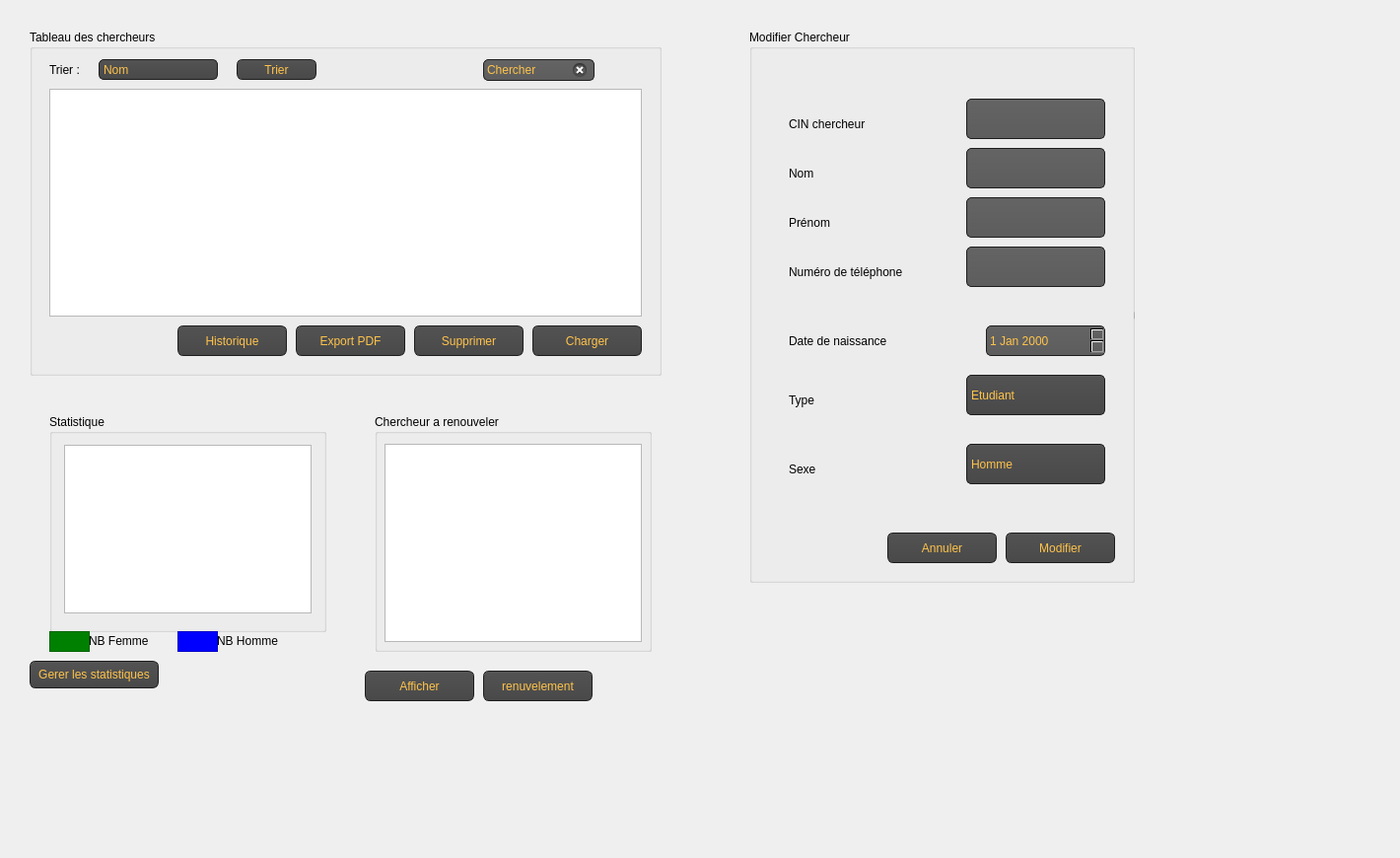
   <widget class="QWidget" name="tab_2">
    <attribute name="title">
     <string>Tables des chercheur</string>
    </attribute>
    <widget class="QLabel" name="label_14">
     <property name="geometry">
      <rect>
       <x>-140</x>
       <y>-60</y>
       <width>1411</width>
       <height>841</height>
      </rect>
     </property>
     <property name="styleSheet">
      <string notr="true">file:///C:/Users/Dell/Downloads/wallpaperflare.com_wallpaper (1).png</string>
     </property>
     <property name="text">
      <string/>
     </property>
     <property name="pixmap">
      <pixmap>../../../Downloads/wallpaperflare.com_wallpaper (1).png</pixmap>
     </property>
    </widget>
    <widget class="QLabel" name="label_15">
     <property name="geometry">
      <rect>
       <x>20</x>
       <y>20</y>
       <width>681</width>
       <height>371</height>
      </rect>
     </property>
     <property name="text">
      <string/>
     </property>
     <property name="pixmap">
      <pixmap>../../qt/Sans titre-1.png</pixmap>
     </property>
    </widget>
    <widget class="QGroupBox" name="groupBox_4">
     <property name="geometry">
      <rect>
       <x>30</x>
       <y>30</y>
       <width>641</width>
       <height>351</height>
      </rect>
     </property>
     <property name="styleSheet">
      <string notr="true">font: 10pt &quot;MS Shell Dlg 2&quot;;</string>
     </property>
     <property name="title">
      <string>Tableau des chercheurs</string>
     </property>
     <widget class="QLabel" name="label_30">
      <property name="geometry">
       <rect>
        <x>10</x>
        <y>20</y>
        <width>621</width>
        <height>321</height>
       </rect>
      </property>
      <property name="styleSheet">
       <string notr="true">font: 8pt &quot;MS Shell Dlg 2&quot;;
font: 75 8pt &quot;MS Shell Dlg 2&quot;;
font: 10pt &quot;Segoe Print&quot;;
font: 12pt &quot;Andalus&quot;;</string>
      </property>
      <property name="text">
       <string/>
      </property>
      <property name="pixmap">
       <pixmap>../../qt/Sans titre.png</pixmap>
      </property>
     </widget>
     <widget class="QTableView" name="tab_chercheur">
      <property name="geometry">
       <rect>
        <x>20</x>
        <y>60</y>
        <width>601</width>
        <height>231</height>
       </rect>
      </property>
     </widget>
     <widget class="QPushButton" name="pushButton_annuler_4">
      <property name="geometry">
       <rect>
        <x>510</x>
        <y>300</y>
        <width>111</width>
        <height>31</height>
       </rect>
      </property>
      <property name="styleSheet">
       <string notr="true">QPushButton
{
    color: #ffc34a;
    background-color: QLinearGradient( x1: 0, y1: 0, x2: 0, y2: 1, stop: 0 #565656, stop: 0.1 #525252, stop: 0.5 #4e4e4e, stop: 0.9 #4a4a4a, stop: 1 #464646);
    border-width: 1px;
    border-color: #1e1e1e;
    border-style: solid;
    border-radius: 6;
    padding: 3px;
    font-size: 12px;
    padding-left: 5px;
    padding-right: 5px;
}

QPushButton:pressed
{
    background-color: QLinearGradient( x1: 0, y1: 0, x2: 0, y2: 1, stop: 0 #2d2d2d, stop: 0.1 #2b2b2b, stop: 0.5 #292929, stop: 0.9 #282828, stop: 1 #252525);
}</string>
      </property>
      <property name="text">
       <string>Charger</string>
      </property>
     </widget>
     <widget class="QPushButton" name="pushButton_annuler_5">
      <property name="geometry">
       <rect>
        <x>390</x>
        <y>300</y>
        <width>111</width>
        <height>31</height>
       </rect>
      </property>
      <property name="styleSheet">
       <string notr="true">QPushButton
{
    color: #ffc34a;
    background-color: QLinearGradient( x1: 0, y1: 0, x2: 0, y2: 1, stop: 0 #565656, stop: 0.1 #525252, stop: 0.5 #4e4e4e, stop: 0.9 #4a4a4a, stop: 1 #464646);
    border-width: 1px;
    border-color: #1e1e1e;
    border-style: solid;
    border-radius: 6;
    padding: 3px;
    font-size: 12px;
    padding-left: 5px;
    padding-right: 5px;
}

QPushButton:pressed
{
    background-color: QLinearGradient( x1: 0, y1: 0, x2: 0, y2: 1, stop: 0 #2d2d2d, stop: 0.1 #2b2b2b, stop: 0.5 #292929, stop: 0.9 #282828, stop: 1 #252525);
}</string>
      </property>
      <property name="text">
       <string>Supprimer</string>
      </property>
     </widget>
     <widget class="QLabel" name="label_45">
      <property name="geometry">
       <rect>
        <x>20</x>
        <y>20</y>
        <width>51</width>
        <height>41</height>
       </rect>
      </property>
      <property name="styleSheet">
       <string notr="true">font: 75 10pt &quot;MS Shell Dlg 2&quot;;</string>
      </property>
      <property name="text">
       <string>Trier :</string>
      </property>
     </widget>
     <widget class="QComboBox" name="comboBox_tri">
      <property name="geometry">
       <rect>
        <x>70</x>
        <y>30</y>
        <width>121</width>
        <height>21</height>
       </rect>
      </property>
      <property name="styleSheet">
       <string notr="true">QComboBox
{
 color: #ffc34a;
    selection-background-color: #ffaa00;
    background-color: QLinearGradient( x1: 0, y1: 0, x2: 0, y2: 1, stop: 0 #565656, stop: 0.1 #525252, stop: 0.5 #4e4e4e, stop: 0.9 #4a4a4a, stop: 1 #464646);
    border-style: solid;
    border: 1px solid #1e1e1e;
    border-radius: 5;
}

QComboBox:hover,QPushButton:hover
{
    border: 2px solid QLinearGradient( x1: 0, y1: 0, x2: 0, y2: 1, stop: 0 #ffa02f, stop: 1 #d7801a);
}


QComboBox:on
{
    padding-top: 3px;
    padding-left: 4px;
    background-color: QLinearGradient( x1: 0, y1: 0, x2: 0, y2: 1, stop: 0 #2d2d2d, stop: 0.1 #2b2b2b, stop: 0.5 #292929, stop: 0.9 #282828, stop: 1 #252525);
    selection-background-color: #ffaa00;
}

QComboBox QAbstractItemView
{
    border: 2px solid darkgray;
    selection-background-color: QLinearGradient( x1: 0, y1: 0, x2: 0, y2: 1, stop: 0 #ffa02f, stop: 1 #d7801a);
}

QComboBox::drop-down
{
     subcontrol-origin: padding;
     subcontrol-position: top right;
     width: 15px;

     border-left-width: 0px;
     border-left-color: darkgray;
     border-left-style: solid; /* just a single line */
     border-top-right-radius: 3px; /* same radius as the QComboBox */
     border-bottom-right-radius: 3px;
 }

QComboBox::down-arrow
{
     image: url(:/down_arrow.png);
}</string>
      </property>
      <item>
       <property name="text">
        <string>Nom</string>
       </property>
      </item>
      <item>
       <property name="text">
        <string>Date d'insecription</string>
       </property>
      </item>
      <item>
       <property name="text">
        <string>sexe</string>
       </property>
      </item>
     </widget>
     <widget class="QPushButton" name="pushButton_tri">
      <property name="geometry">
       <rect>
        <x>210</x>
        <y>30</y>
        <width>81</width>
        <height>21</height>
       </rect>
      </property>
      <property name="styleSheet">
       <string notr="true">
QPushButton
{
    color: #ffc34a;
    background-color: QLinearGradient( x1: 0, y1: 0, x2: 0, y2: 1, stop: 0 #565656, stop: 0.1 #525252, stop: 0.5 #4e4e4e, stop: 0.9 #4a4a4a, stop: 1 #464646);
    border-width: 1px;
    border-color: #1e1e1e;
    border-style: solid;
    border-radius: 6;
    padding: 3px;
    font-size: 12px;
    padding-left: 5px;
    padding-right: 5px;
}

QPushButton:pressed
{
    background-color: QLinearGradient( x1: 0, y1: 0, x2: 0, y2: 1, stop: 0 #2d2d2d, stop: 0.1 #2b2b2b, stop: 0.5 #292929, stop: 0.9 #282828, stop: 1 #252525);
}</string>
      </property>
      <property name="text">
       <string>Trier</string>
      </property>
     </widget>
     <widget class="QLineEdit" name="lineEdit">
      <property name="geometry">
       <rect>
        <x>460</x>
        <y>30</y>
        <width>113</width>
        <height>22</height>
       </rect>
      </property>
      <property name="styleSheet">
       <string notr="true">QLineEdit
{
color: #ffc34a;
    background-color: QLinearGradient( x1: 0, y1: 0, x2: 0, y2: 1, stop: 0 #4d4d4d, stop: 0 #646464, stop: 1 #5d5d5d);
    padding: 1px;
    border-style: solid;
    border: 1px solid #1e1e1e;
    border-radius: 5;
}</string>
      </property>
      <property name="text">
       <string>Chercher</string>
      </property>
      <property name="clearButtonEnabled">
       <bool>true</bool>
      </property>
     </widget>
     <widget class="QPushButton" name="pushButton_PDF">
      <property name="geometry">
       <rect>
        <x>270</x>
        <y>300</y>
        <width>111</width>
        <height>31</height>
       </rect>
      </property>
      <property name="styleSheet">
       <string notr="true">QPushButton
{
    color: #ffc34a;
    background-color: QLinearGradient( x1: 0, y1: 0, x2: 0, y2: 1, stop: 0 #565656, stop: 0.1 #525252, stop: 0.5 #4e4e4e, stop: 0.9 #4a4a4a, stop: 1 #464646);
    border-width: 1px;
    border-color: #1e1e1e;
    border-style: solid;
    border-radius: 6;
    padding: 3px;
    font-size: 12px;
    padding-left: 5px;
    padding-right: 5px;
}

QPushButton:pressed
{
    background-color: QLinearGradient( x1: 0, y1: 0, x2: 0, y2: 1, stop: 0 #2d2d2d, stop: 0.1 #2b2b2b, stop: 0.5 #292929, stop: 0.9 #282828, stop: 1 #252525);
}</string>
      </property>
      <property name="text">
       <string>Export PDF</string>
      </property>
     </widget>
     <widget class="QPushButton" name="pushButton_Historique">
      <property name="geometry">
       <rect>
        <x>150</x>
        <y>300</y>
        <width>111</width>
        <height>31</height>
       </rect>
      </property>
      <property name="styleSheet">
       <string notr="true">QPushButton
{
    color: #ffc34a;
    background-color: QLinearGradient( x1: 0, y1: 0, x2: 0, y2: 1, stop: 0 #565656, stop: 0.1 #525252, stop: 0.5 #4e4e4e, stop: 0.9 #4a4a4a, stop: 1 #464646);
    border-width: 1px;
    border-color: #1e1e1e;
    border-style: solid;
    border-radius: 6;
    padding: 3px;
    font-size: 12px;
    padding-left: 5px;
    padding-right: 5px;
}

QPushButton:pressed
{
    background-color: QLinearGradient( x1: 0, y1: 0, x2: 0, y2: 1, stop: 0 #2d2d2d, stop: 0.1 #2b2b2b, stop: 0.5 #292929, stop: 0.9 #282828, stop: 1 #252525);
}</string>
      </property>
      <property name="text">
       <string>Historique</string>
      </property>
     </widget>
    </widget>
    <widget class="QLabel" name="label_17">
     <property name="geometry">
      <rect>
       <x>370</x>
       <y>410</y>
       <width>301</width>
       <height>261</height>
      </rect>
     </property>
     <property name="text">
      <string/>
     </property>
     <property name="pixmap">
      <pixmap>../../qt/Sans titre-1.png</pixmap>
     </property>
    </widget>
    <widget class="QLabel" name="label_25">
     <property name="geometry">
      <rect>
       <x>730</x>
       <y>20</y>
       <width>441</width>
       <height>601</height>
      </rect>
     </property>
     <property name="text">
      <string/>
     </property>
     <property name="pixmap">
      <pixmap>../../qt/Sans titre-1.png</pixmap>
     </property>
    </widget>
    <widget class="QGroupBox" name="groupBox_9">
     <property name="geometry">
      <rect>
       <x>760</x>
       <y>30</y>
       <width>391</width>
       <height>561</height>
      </rect>
     </property>
     <property name="styleSheet">
      <string notr="true">font: 10pt &quot;MS Shell Dlg 2&quot;;</string>
     </property>
     <property name="title">
      <string>Modifier Chercheur</string>
     </property>
     <widget class="QLabel" name="label_26">
      <property name="geometry">
       <rect>
        <x>10</x>
        <y>30</y>
        <width>371</width>
        <height>521</height>
       </rect>
      </property>
      <property name="styleSheet">
       <string notr="true">font: 8pt &quot;MS Shell Dlg 2&quot;;
font: 75 8pt &quot;MS Shell Dlg 2&quot;;
font: 10pt &quot;Segoe Print&quot;;
font: 12pt &quot;Andalus&quot;;</string>
      </property>
      <property name="text">
       <string/>
      </property>
      <property name="pixmap">
       <pixmap>../../qt/Sans titre.png</pixmap>
      </property>
     </widget>
     <widget class="QLabel" name="label_37">
      <property name="geometry">
       <rect>
        <x>40</x>
        <y>70</y>
        <width>191</width>
        <height>51</height>
       </rect>
      </property>
      <property name="styleSheet">
       <string notr="true">font: 75 10pt &quot;MS Shell Dlg 2&quot;;</string>
      </property>
      <property name="text">
       <string>CIN chercheur</string>
      </property>
     </widget>
     <widget class="QLabel" name="label_38">
      <property name="geometry">
       <rect>
        <x>40</x>
        <y>120</y>
        <width>201</width>
        <height>51</height>
       </rect>
      </property>
      <property name="styleSheet">
       <string notr="true">font: 75 10pt &quot;MS Shell Dlg 2&quot;;</string>
      </property>
      <property name="text">
       <string>Nom</string>
      </property>
     </widget>
     <widget class="QLabel" name="label_39">
      <property name="geometry">
       <rect>
        <x>40</x>
        <y>170</y>
        <width>131</width>
        <height>51</height>
       </rect>
      </property>
      <property name="styleSheet">
       <string notr="true">font: 75 10pt &quot;MS Shell Dlg 2&quot;;</string>
      </property>
      <property name="text">
       <string>Prénom</string>
      </property>
     </widget>
     <widget class="QLabel" name="label_40">
      <property name="geometry">
       <rect>
        <x>40</x>
        <y>220</y>
        <width>221</width>
        <height>51</height>
       </rect>
      </property>
      <property name="styleSheet">
       <string notr="true">font: 75 10pt &quot;MS Shell Dlg 2&quot;;</string>
      </property>
      <property name="text">
       <string>Numéro de téléphone</string>
      </property>
     </widget>
     <widget class="QLabel" name="label_41">
      <property name="geometry">
       <rect>
        <x>40</x>
        <y>290</y>
        <width>201</width>
        <height>51</height>
       </rect>
      </property>
      <property name="styleSheet">
       <string notr="true">font: 75 10pt &quot;MS Shell Dlg 2&quot;;</string>
      </property>
      <property name="text">
       <string>Date de naissance</string>
      </property>
     </widget>
     <widget class="QLabel" name="label_42">
      <property name="geometry">
       <rect>
        <x>40</x>
        <y>350</y>
        <width>131</width>
        <height>51</height>
       </rect>
      </property>
      <property name="styleSheet">
       <string notr="true">font: 75 10pt &quot;MS Shell Dlg 2&quot;;</string>
      </property>
      <property name="text">
       <string>Type</string>
      </property>
     </widget>
     <widget class="QLineEdit" name="le_id_mod_2">
      <property name="geometry">
       <rect>
        <x>220</x>
        <y>70</y>
        <width>141</width>
        <height>41</height>
       </rect>
      </property>
      <property name="styleSheet">
       <string notr="true">QLineEdit
{
    background-color: QLinearGradient( x1: 0, y1: 0, x2: 0, y2: 1, stop: 0 #ffc34a, stop: 0 #646464, stop: 1 #5d5d5d);
    padding: 1px;
    border-style: solid;
    border: 1px solid #1e1e1e;
    border-radius: 5;
}</string>
      </property>
      <property name="maxLength">
       <number>8</number>
      </property>
      <property name="readOnly">
       <bool>true</bool>
      </property>
     </widget>
     <widget class="QLineEdit" name="le_nom_mod_2">
      <property name="geometry">
       <rect>
        <x>220</x>
        <y>120</y>
        <width>141</width>
        <height>41</height>
       </rect>
      </property>
      <property name="styleSheet">
       <string notr="true">QLineEdit
{
    background-color: QLinearGradient( x1: 0, y1: 0, x2: 0, y2: 1, stop: 0 #ffc34a, stop: 0 #646464, stop: 1 #5d5d5d);
    padding: 1px;
    border-style: solid;
    border: 1px solid #1e1e1e;
    border-radius: 5;
}</string>
      </property>
     </widget>
     <widget class="QLineEdit" name="le_prenom_mod_2">
      <property name="geometry">
       <rect>
        <x>220</x>
        <y>170</y>
        <width>141</width>
        <height>41</height>
       </rect>
      </property>
      <property name="styleSheet">
       <string notr="true">QLineEdit
{
    background-color: QLinearGradient( x1: 0, y1: 0, x2: 0, y2: 1, stop: 0 #ffc34a, stop: 0 #646464, stop: 1 #5d5d5d);
    padding: 1px;
    border-style: solid;
    border: 1px solid #1e1e1e;
    border-radius: 5;
}</string>
      </property>
     </widget>
     <widget class="QLineEdit" name="le_num_mod_2">
      <property name="geometry">
       <rect>
        <x>220</x>
        <y>220</y>
        <width>141</width>
        <height>41</height>
       </rect>
      </property>
      <property name="styleSheet">
       <string notr="true">QLineEdit
{
    background-color: QLinearGradient( x1: 0, y1: 0, x2: 0, y2: 1, stop: 0 #ffc34a, stop: 0 #646464, stop: 1 #5d5d5d);
    padding: 1px;
    border-style: solid;
    border: 1px solid #1e1e1e;
    border-radius: 5;
}</string>
      </property>
      <property name="maxLength">
       <number>8</number>
      </property>
     </widget>
     <widget class="QPushButton" name="pushButton_mod">
      <property name="geometry">
       <rect>
        <x>260</x>
        <y>510</y>
        <width>111</width>
        <height>31</height>
       </rect>
      </property>
      <property name="styleSheet">
       <string notr="true">
QPushButton
{
    color: #ffc34a;
    background-color: QLinearGradient( x1: 0, y1: 0, x2: 0, y2: 1, stop: 0 #565656, stop: 0.1 #525252, stop: 0.5 #4e4e4e, stop: 0.9 #4a4a4a, stop: 1 #464646);
    border-width: 1px;
    border-color: #1e1e1e;
    border-style: solid;
    border-radius: 6;
    padding: 3px;
    font-size: 12px;
    padding-left: 5px;
    padding-right: 5px;
}

QPushButton:pressed
{
    background-color: QLinearGradient( x1: 0, y1: 0, x2: 0, y2: 1, stop: 0 #2d2d2d, stop: 0.1 #2b2b2b, stop: 0.5 #292929, stop: 0.9 #282828, stop: 1 #252525);
}</string>
      </property>
      <property name="text">
       <string>Modifier</string>
      </property>
     </widget>
     <widget class="QLabel" name="label_43">
      <property name="geometry">
       <rect>
        <x>150</x>
        <y>560</y>
        <width>371</width>
        <height>521</height>
       </rect>
      </property>
      <property name="styleSheet">
       <string notr="true">font: 8pt &quot;MS Shell Dlg 2&quot;;
font: 75 8pt &quot;MS Shell Dlg 2&quot;;
font: 10pt &quot;Segoe Print&quot;;
font: 12pt &quot;Andalus&quot;;</string>
      </property>
      <property name="text">
       <string/>
      </property>
      <property name="pixmap">
       <pixmap>../../../Sans titre.png</pixmap>
      </property>
     </widget>
     <widget class="QPushButton" name="pushButton_annuler_3">
      <property name="geometry">
       <rect>
        <x>140</x>
        <y>510</y>
        <width>111</width>
        <height>31</height>
       </rect>
      </property>
      <property name="styleSheet">
       <string notr="true">QPushButton
{
    color: #ffc34a;
    background-color: QLinearGradient( x1: 0, y1: 0, x2: 0, y2: 1, stop: 0 #565656, stop: 0.1 #525252, stop: 0.5 #4e4e4e, stop: 0.9 #4a4a4a, stop: 1 #464646);
    border-width: 1px;
    border-color: #1e1e1e;
    border-style: solid;
    border-radius: 6;
    padding: 3px;
    font-size: 12px;
    padding-left: 5px;
    padding-right: 5px;
}

QPushButton:pressed
{
    background-color: QLinearGradient( x1: 0, y1: 0, x2: 0, y2: 1, stop: 0 #2d2d2d, stop: 0.1 #2b2b2b, stop: 0.5 #292929, stop: 0.9 #282828, stop: 1 #252525);
}</string>
      </property>
      <property name="text">
       <string>Annuler</string>
      </property>
     </widget>
     <widget class="QRadioButton" name="radioButton_femme_ajouter_3">
      <property name="geometry">
       <rect>
        <x>390</x>
        <y>270</y>
        <width>101</width>
        <height>41</height>
       </rect>
      </property>
      <property name="styleSheet">
       <string notr="true">QRadioButton::indicator:checked, QRadioButton::indicator:unchecked{
    color: #b1b1b1;
    background-color: #323232;
    border: 1px solid #b1b1b1;
    border-radius: 6px;
}

QRadioButton::indicator:checked
{
    background-color: qradialgradient(
        cx: 0.5, cy: 0.5,
        fx: 0.5, fy: 0.5,
        radius: 1.0,
        stop: 0.25 #ffaa00,
        stop: 0.3 #323232
    );
}</string>
      </property>
      <property name="text">
       <string>Femme</string>
      </property>
     </widget>
     <widget class="QDateEdit" name="le_date_mod_2">
      <property name="geometry">
       <rect>
        <x>240</x>
        <y>300</y>
        <width>121</width>
        <height>31</height>
       </rect>
      </property>
      <property name="styleSheet">
       <string notr="true">QDateEdit
{
color: #ffc34a;
    background-color: QLinearGradient( x1: 0, y1: 0, x2: 0, y2: 1, stop: 0 #ffc34a, stop: 0 #646464, stop: 1 #5d5d5d);
    padding: 1px;
    border-style: solid;
    border: 1px solid #1e1e1e;
    border-radius: 5;
}</string>
      </property>
     </widget>
     <widget class="QComboBox" name="comboBox_2">
      <property name="geometry">
       <rect>
        <x>220</x>
        <y>350</y>
        <width>141</width>
        <height>41</height>
       </rect>
      </property>
      <property name="styleSheet">
       <string notr="true">QComboBox
{
 color: #ffc34a;
    selection-background-color: #ffaa00;
    background-color: QLinearGradient( x1: 0, y1: 0, x2: 0, y2: 1, stop: 0 #565656, stop: 0.1 #525252, stop: 0.5 #4e4e4e, stop: 0.9 #4a4a4a, stop: 1 #464646);
    border-style: solid;
    border: 1px solid #1e1e1e;
    border-radius: 5;
}

QComboBox:hover,QPushButton:hover
{
    border: 2px solid QLinearGradient( x1: 0, y1: 0, x2: 0, y2: 1, stop: 0 #ffa02f, stop: 1 #d7801a);
}


QComboBox:on
{
    padding-top: 3px;
    padding-left: 4px;
    background-color: QLinearGradient( x1: 0, y1: 0, x2: 0, y2: 1, stop: 0 #2d2d2d, stop: 0.1 #2b2b2b, stop: 0.5 #292929, stop: 0.9 #282828, stop: 1 #252525);
    selection-background-color: #ffaa00;
}

QComboBox QAbstractItemView
{
    border: 2px solid darkgray;
    selection-background-color: QLinearGradient( x1: 0, y1: 0, x2: 0, y2: 1, stop: 0 #ffa02f, stop: 1 #d7801a);
}

QComboBox::drop-down
{
     subcontrol-origin: padding;
     subcontrol-position: top right;
     width: 15px;

     border-left-width: 0px;
     border-left-color: darkgray;
     border-left-style: solid; /* just a single line */
     border-top-right-radius: 3px; /* same radius as the QComboBox */
     border-bottom-right-radius: 3px;
 }

QComboBox::down-arrow
{
     image: url(:/down_arrow.png);
}</string>
      </property>
      <item>
       <property name="text">
        <string>Etudiant</string>
       </property>
      </item>
      <item>
       <property name="text">
        <string>Chercheur</string>
       </property>
      </item>
     </widget>
     <widget class="QComboBox" name="sexe_mod">
      <property name="geometry">
       <rect>
        <x>220</x>
        <y>420</y>
        <width>141</width>
        <height>41</height>
       </rect>
      </property>
      <property name="styleSheet">
       <string notr="true">QComboBox
{
 color: #ffc34a;
    selection-background-color: #ffaa00;
    background-color: QLinearGradient( x1: 0, y1: 0, x2: 0, y2: 1, stop: 0 #565656, stop: 0.1 #525252, stop: 0.5 #4e4e4e, stop: 0.9 #4a4a4a, stop: 1 #464646);
    border-style: solid;
    border: 1px solid #1e1e1e;
    border-radius: 5;
}

QComboBox:hover,QPushButton:hover
{
    border: 2px solid QLinearGradient( x1: 0, y1: 0, x2: 0, y2: 1, stop: 0 #ffa02f, stop: 1 #d7801a);
}


QComboBox:on
{
    padding-top: 3px;
    padding-left: 4px;
    background-color: QLinearGradient( x1: 0, y1: 0, x2: 0, y2: 1, stop: 0 #2d2d2d, stop: 0.1 #2b2b2b, stop: 0.5 #292929, stop: 0.9 #282828, stop: 1 #252525);
    selection-background-color: #ffaa00;
}

QComboBox QAbstractItemView
{
    border: 2px solid darkgray;
    selection-background-color: QLinearGradient( x1: 0, y1: 0, x2: 0, y2: 1, stop: 0 #ffa02f, stop: 1 #d7801a);
}

QComboBox::drop-down
{
     subcontrol-origin: padding;
     subcontrol-position: top right;
     width: 15px;

     border-left-width: 0px;
     border-left-color: darkgray;
     border-left-style: solid; /* just a single line */
     border-top-right-radius: 3px; /* same radius as the QComboBox */
     border-bottom-right-radius: 3px;
 }

QComboBox::down-arrow
{
     image: url(:/down_arrow.png);
}</string>
      </property>
      <item>
       <property name="text">
        <string>Homme</string>
       </property>
      </item>
      <item>
       <property name="text">
        <string>Femme</string>
       </property>
      </item>
     </widget>
     <widget class="QLabel" name="label_19">
      <property name="geometry">
       <rect>
        <x>40</x>
        <y>420</y>
        <width>151</width>
        <height>51</height>
       </rect>
      </property>
      <property name="styleSheet">
       <string notr="true">font: 75 10pt &quot;MS Shell Dlg 2&quot;;</string>
      </property>
      <property name="text">
       <string>Sexe</string>
      </property>
     </widget>
    </widget>
    <widget class="QLabel" name="label_16">
     <property name="geometry">
      <rect>
       <x>30</x>
       <y>410</y>
       <width>321</width>
       <height>251</height>
      </rect>
     </property>
     <property name="text">
      <string/>
     </property>
     <property name="pixmap">
      <pixmap>../../qt/Sans titre-1.png</pixmap>
     </property>
    </widget>
    <widget class="QGroupBox" name="groupBox_5">
     <property name="geometry">
      <rect>
       <x>50</x>
       <y>420</y>
       <width>281</width>
       <height>221</height>
      </rect>
     </property>
     <property name="styleSheet">
      <string notr="true">font: 8pt &quot;Segoe UI Semilight&quot;;
font: 8pt &quot;MS Shell Dlg 2&quot;;

font: 24pt &quot;MS Shell Dlg 2&quot;;
font: 14pt &quot;MS Shell Dlg 2&quot;;</string>
     </property>
     <property name="title">
      <string>Statistique</string>
     </property>
     <widget class="QGraphicsView" name="stat">
      <property name="geometry">
       <rect>
        <x>15</x>
        <y>31</y>
        <width>251</width>
        <height>171</height>
       </rect>
      </property>
     </widget>
    </widget>
    <widget class="QGroupBox" name="groupBox_6">
     <property name="geometry">
      <rect>
       <x>380</x>
       <y>420</y>
       <width>281</width>
       <height>241</height>
      </rect>
     </property>
     <property name="styleSheet">
      <string notr="true">font: 8pt &quot;Segoe UI Semilight&quot;;
font: 8pt &quot;MS Shell Dlg 2&quot;;

font: 24pt &quot;MS Shell Dlg 2&quot;;
font: 14pt &quot;MS Shell Dlg 2&quot;;</string>
     </property>
     <property name="title">
      <string>Chercheur a renouveler</string>
     </property>
     <widget class="QTableView" name="tab_chercheur_2">
      <property name="geometry">
       <rect>
        <x>10</x>
        <y>30</y>
        <width>261</width>
        <height>201</height>
       </rect>
      </property>
     </widget>
    </widget>
    <widget class="QPushButton" name="pushButton_stat">
     <property name="geometry">
      <rect>
       <x>30</x>
       <y>670</y>
       <width>131</width>
       <height>28</height>
      </rect>
     </property>
     <property name="styleSheet">
      <string notr="true">
QPushButton
{
    color: #ffc34a;
    background-color: QLinearGradient( x1: 0, y1: 0, x2: 0, y2: 1, stop: 0 #565656, stop: 0.1 #525252, stop: 0.5 #4e4e4e, stop: 0.9 #4a4a4a, stop: 1 #464646);
    border-width: 1px;
    border-color: #1e1e1e;
    border-style: solid;
    border-radius: 6;
    padding: 3px;
    font-size: 12px;
    padding-left: 5px;
    padding-right: 5px;
}

QPushButton:pressed
{
    background-color: QLinearGradient( x1: 0, y1: 0, x2: 0, y2: 1, stop: 0 #2d2d2d, stop: 0.1 #2b2b2b, stop: 0.5 #292929, stop: 0.9 #282828, stop: 1 #252525);
}</string>
     </property>
     <property name="text">
      <string>Gerer les statistiques</string>
     </property>
    </widget>
    <widget class="QLabel" name="label_20">
     <property name="geometry">
      <rect>
       <x>90</x>
       <y>640</y>
       <width>81</width>
       <height>20</height>
      </rect>
     </property>
     <property name="styleSheet">
      <string notr="true">font: 75 9pt &quot;Adobe Caslon Pro Bold&quot;;</string>
     </property>
     <property name="text">
      <string>NB Femme</string>
     </property>
    </widget>
    <widget class="QLabel" name="label_21">
     <property name="geometry">
      <rect>
       <x>220</x>
       <y>640</y>
       <width>91</width>
       <height>20</height>
      </rect>
     </property>
     <property name="styleSheet">
      <string notr="true">font: 75 9pt &quot;Adobe Caslon Pro Bold&quot;;</string>
     </property>
     <property name="text">
      <string>NB Homme</string>
     </property>
    </widget>
    <widget class="QFrame" name="frame">
     <property name="geometry">
      <rect>
       <x>50</x>
       <y>640</y>
       <width>41</width>
       <height>21</height>
      </rect>
     </property>
     <property name="styleSheet">
      <string notr="true">background-color: green;</string>
     </property>
     <property name="frameShape">
      <enum>QFrame::StyledPanel</enum>
     </property>
     <property name="frameShadow">
      <enum>QFrame::Raised</enum>
     </property>
    </widget>
    <widget class="QFrame" name="frame_2">
     <property name="geometry">
      <rect>
       <x>180</x>
       <y>640</y>
       <width>41</width>
       <height>21</height>
      </rect>
     </property>
     <property name="styleSheet">
      <string notr="true">background-color: blue;</string>
     </property>
     <property name="frameShape">
      <enum>QFrame::StyledPanel</enum>
     </property>
     <property name="frameShadow">
      <enum>QFrame::Raised</enum>
     </property>
    </widget>
    <widget class="QPushButton" name="pushButton_PDF_2">
     <property name="geometry">
      <rect>
       <x>370</x>
       <y>680</y>
       <width>111</width>
       <height>31</height>
      </rect>
     </property>
     <property name="styleSheet">
      <string notr="true">QPushButton
{
    color: #ffc34a;
    background-color: QLinearGradient( x1: 0, y1: 0, x2: 0, y2: 1, stop: 0 #565656, stop: 0.1 #525252, stop: 0.5 #4e4e4e, stop: 0.9 #4a4a4a, stop: 1 #464646);
    border-width: 1px;
    border-color: #1e1e1e;
    border-style: solid;
    border-radius: 6;
    padding: 3px;
    font-size: 12px;
    padding-left: 5px;
    padding-right: 5px;
}

QPushButton:pressed
{
    background-color: QLinearGradient( x1: 0, y1: 0, x2: 0, y2: 1, stop: 0 #2d2d2d, stop: 0.1 #2b2b2b, stop: 0.5 #292929, stop: 0.9 #282828, stop: 1 #252525);
}</string>
     </property>
     <property name="text">
      <string>Afficher</string>
     </property>
    </widget>
    <widget class="QPushButton" name="pushButton_mod_2">
     <property name="geometry">
      <rect>
       <x>490</x>
       <y>680</y>
       <width>111</width>
       <height>31</height>
      </rect>
     </property>
     <property name="styleSheet">
      <string notr="true">
QPushButton
{
    color: #ffc34a;
    background-color: QLinearGradient( x1: 0, y1: 0, x2: 0, y2: 1, stop: 0 #565656, stop: 0.1 #525252, stop: 0.5 #4e4e4e, stop: 0.9 #4a4a4a, stop: 1 #464646);
    border-width: 1px;
    border-color: #1e1e1e;
    border-style: solid;
    border-radius: 6;
    padding: 3px;
    font-size: 12px;
    padding-left: 5px;
    padding-right: 5px;
}

QPushButton:pressed
{
    background-color: QLinearGradient( x1: 0, y1: 0, x2: 0, y2: 1, stop: 0 #2d2d2d, stop: 0.1 #2b2b2b, stop: 0.5 #292929, stop: 0.9 #282828, stop: 1 #252525);
}</string>
     </property>
     <property name="text">
      <string>renuvelement</string>
     </property>
    </widget>
    <widget class="QLabel" name="label_9">
     <property name="geometry">
      <rect>
       <x>-90</x>
       <y>-30</y>
       <width>1351</width>
       <height>861</height>
      </rect>
     </property>
     <property name="text">
      <string/>
     </property>
     <property name="pixmap">
      <pixmap>../wallpaperflare.com_wallpaper (1) (1).png</pixmap>
     </property>
    </widget>
    <zorder>label_9</zorder>
    <zorder>label_14</zorder>
    <zorder>label_17</zorder>
    <zorder>label_15</zorder>
    <zorder>groupBox_4</zorder>
    <zorder>label_25</zorder>
    <zorder>groupBox_9</zorder>
    <zorder>label_16</zorder>
    <zorder>groupBox_5</zorder>
    <zorder>groupBox_6</zorder>
    <zorder>pushButton_stat</zorder>
    <zorder>label_20</zorder>
    <zorder>label_21</zorder>
    <zorder>frame</zorder>
    <zorder>frame_2</zorder>
    <zorder>pushButton_PDF_2</zorder>
    <zorder>pushButton_mod_2</zorder>
   </widget>
